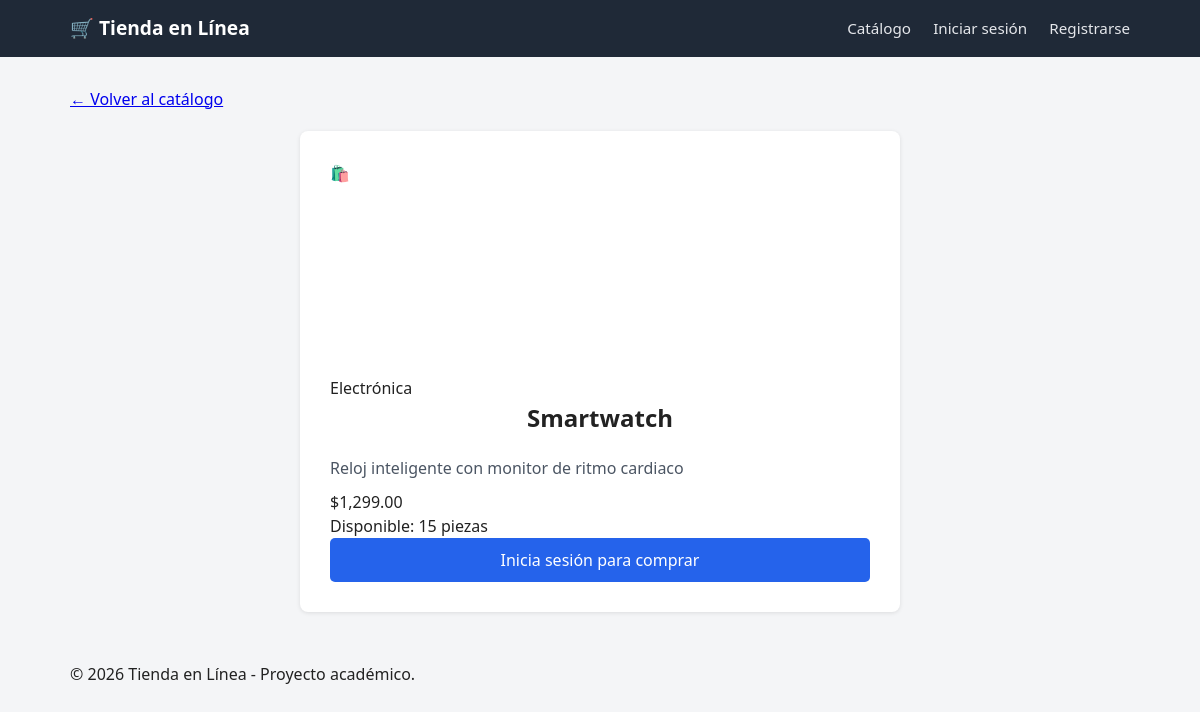
/product.php?id=2, run on the app's committed database.
### tables this page shows
CREATE TABLE productos (
    id              INT AUTO_INCREMENT PRIMARY KEY,
    nombre          VARCHAR(150) NOT NULL,
    descripcion     TEXT,
    precio          DECIMAL(10,2) NOT NULL,
    stock           INT NOT NULL DEFAULT 0,
    categoria_id    INT,
    imagen_url      VARCHAR(255),
    fecha_creacion  DATETIME DEFAULT CURRENT_TIMESTAMP,
    CONSTRAINT fk_producto_categoria
        FOREIGN KEY (categoria_id) REFERENCES categorias(id) ON DELETE SET NULL
);

CREATE TABLE categorias (
    id          INT AUTO_INCREMENT PRIMARY KEY,
    nombre      VARCHAR(100) NOT NULL,
    descripcion VARCHAR(255)
);

### product.php (the view, shortened to what this page needs)
<?php
require_once 'config/db.php';
$id = (int) ($_GET['id'] ?? 0);
$stmt = $pdo->prepare('SELECT p.*, c.nombre AS categoria_nombre FROM productos p
                        LEFT JOIN categorias c ON p.categoria_id = c.id WHERE p.id = ?');
$stmt->execute([$id]);
$producto = $stmt->fetch();
include 'includes/header.php';
?>
<a href="index.php">&larr; Volver al catálogo</a>
<div class="tarjeta-formulario" style="max-width:600px;">
    <div class="img-placeholder" style="height:200px; border-radius:8px; margin-bottom:15px;">🛍️</div>
    <span class="categoria"><?php echo htmlspecialchars($producto['categoria_nombre'] ?? 'Sin categoría'); ?></span>
    <h2><?php echo htmlspecialchars($producto['nombre']); ?></h2>
    <p style="margin:10px 0; color:#4b5563;"><?php echo htmlspecialchars($producto['descripcion']); ?></p>
    <p class="precio">$<?php echo number_format($producto['precio'], 2); ?></p>
    <?php if ($producto['stock'] > 0): ?>
        <p class="stock">Disponible: <?php echo $producto['stock']; ?> piezas</p>
        <?php if (isset($_SESSION['usuario_id'])): ?>
            <form method="POST" action="cart_action.php">
                <input type="hidden" name="accion" value="agregar">
                <input type="hidden" name="producto_id" value="<?php echo $producto['id']; ?>">
                <div class="campo">
                    <label for="cantidad">Cantidad</label>
                    <input type="number" id="cantidad" name="cantidad" value="1" min="1" max="<?php echo $producto['stock']; ?>">
                </div>
                <button type="submit" class="boton boton-ancho">Agregar al carrito</button>
            </form>
        <?php else: ?>
            <a href="login.php" class="boton boton-ancho">Inicia sesión para comprar</a>
        <?php endif; ?>
    <?php else: ?>
        <p class="stock agotado">Producto agotado</p>
    <?php endif; ?>
</div>
<?php include 'includes/footer.php'; ?>

### assets/css/style.css (style rules this page uses)
* { box-sizing: border-box; margin: 0; padding: 0; }
body { font-family: 'Segoe UI', Arial, sans-serif; background-color: #f4f5f7; color: #222; line-height: 1.5; }
.tarjeta-formulario { background: #fff; max-width: 420px; margin: 20px auto; padding: 30px; border-radius: 8px; box-shadow: 0 1px 4px rgba(0,0,0,0.1); }
.tarjeta-formulario h2 { margin-bottom: 20px; text-align: center; }
.boton { display: inline-block; background-color: #2563eb; color: #fff; border: none; padding: 10px 20px; border-radius: 5px; font-size: 1em; cursor: pointer; text-decoration: none; text-align: center; }
.boton-ancho { width: 100%; }

### data on the page
productos: categoria.nombre "Electrónica", nombre "Smartwatch", descripcion "Reloj inteligente con monitor de ritmo cardiaco", precio "1,299.00", stock "15"
